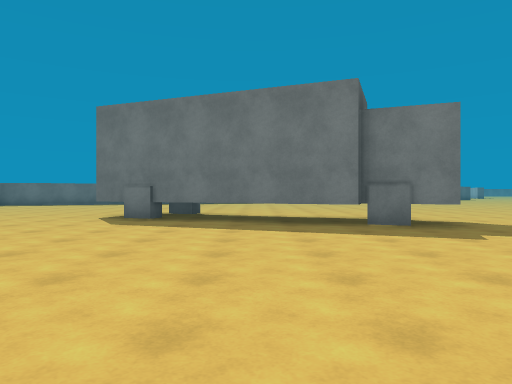
view 1 (above)

24 first-person views from a walk through a Unity game level. The camera is 1.2 m above the floor, looks level and sees 70° across. The floor is counted in squares, 2 m on a side. Each view is taken from the middle of a square. On the plan, view 1 faces up. The plan holds only what a view shows up to about 10 squares ahead; the rest is blank. The place goes on beyond the plan. The player is left out. Surface patterns are stand-ins for the level's own textures.

view 2
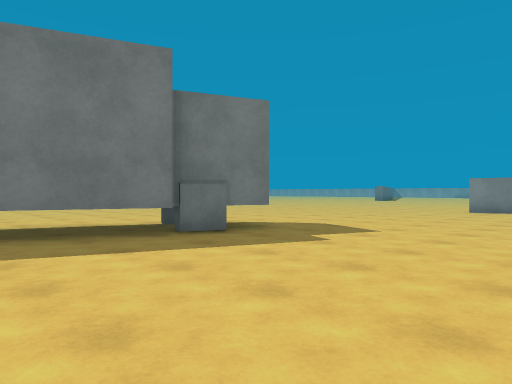

view 3
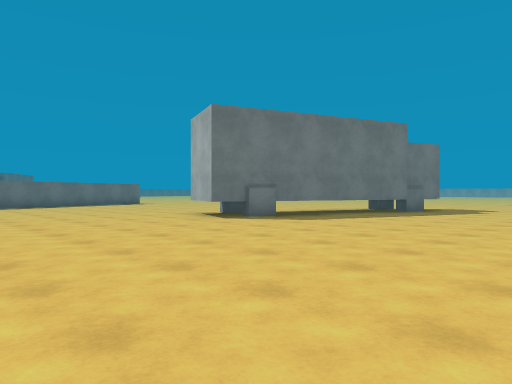

view 4
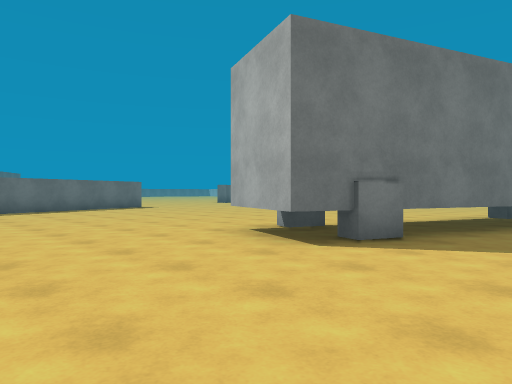

view 5
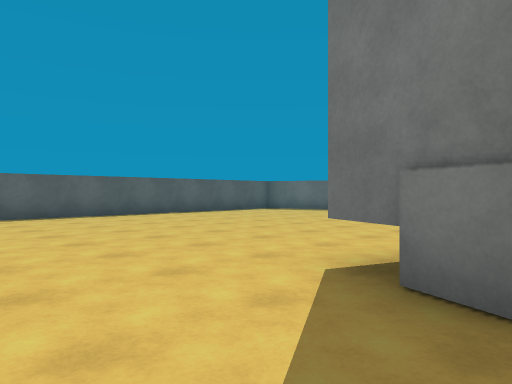

view 6
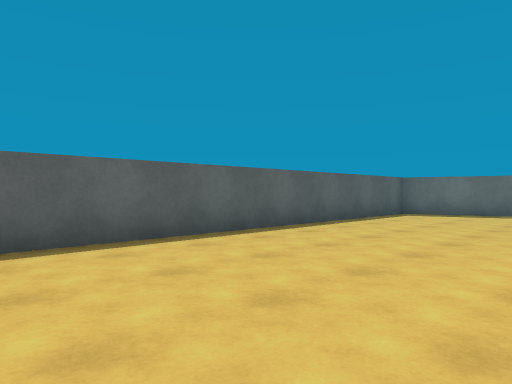

view 7
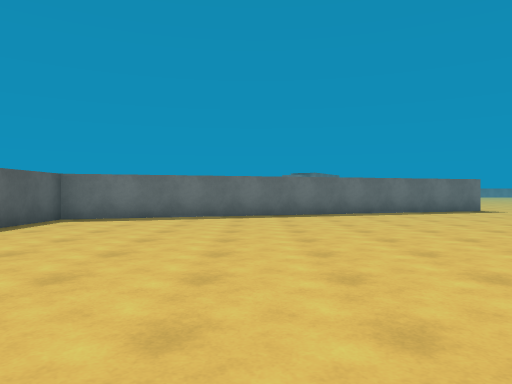

view 8
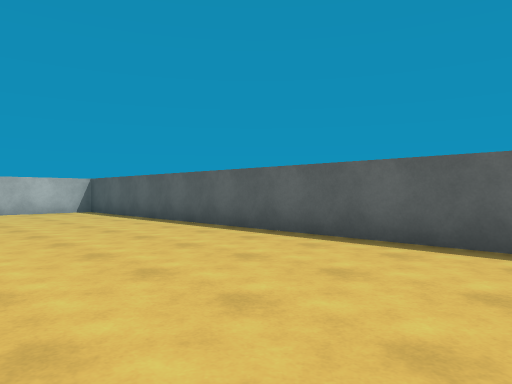

view 9
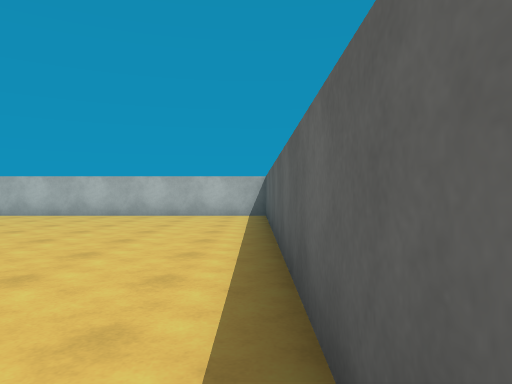

view 10
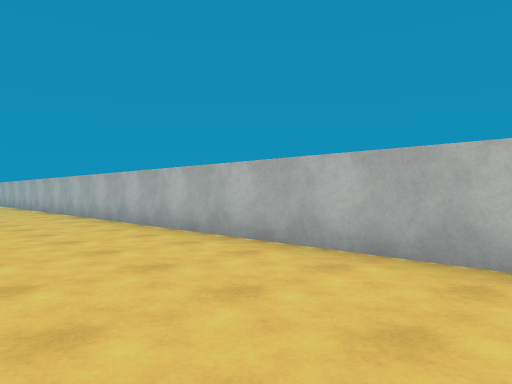

view 11
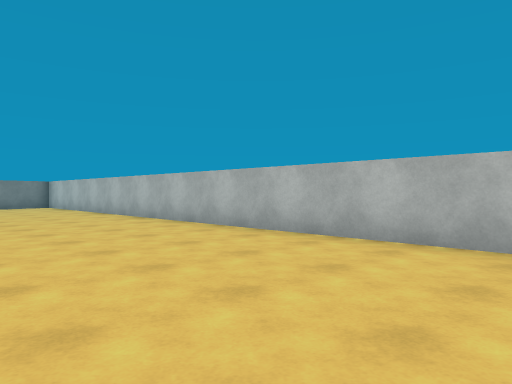

view 12
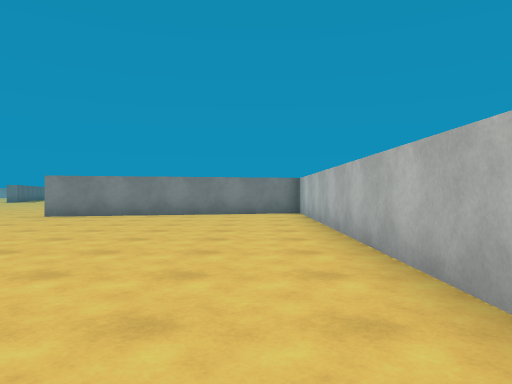

view 13
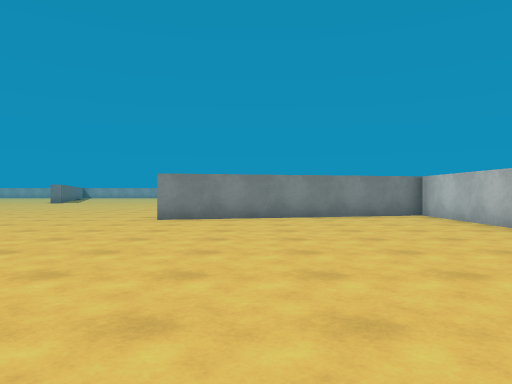

view 14
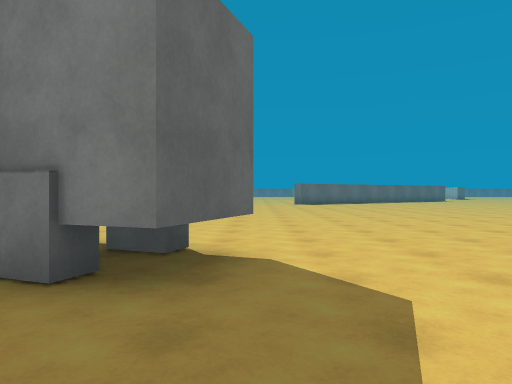

view 15
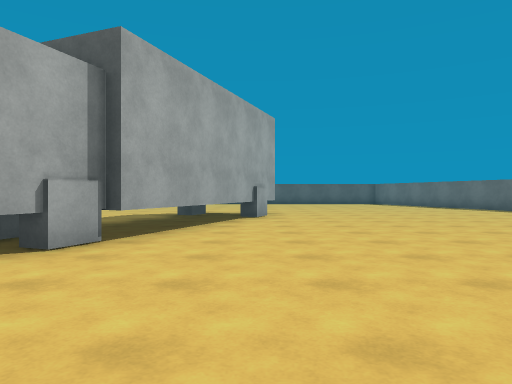

view 16
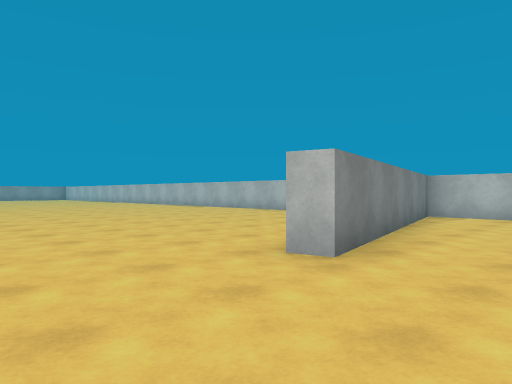

view 17
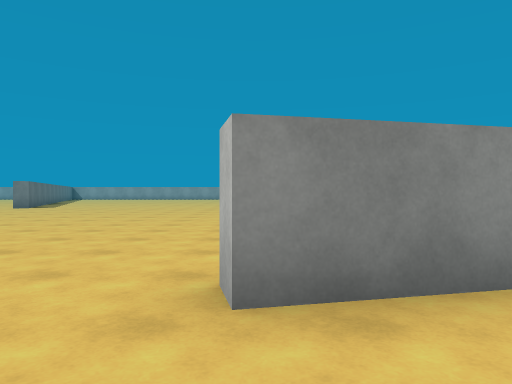

view 18
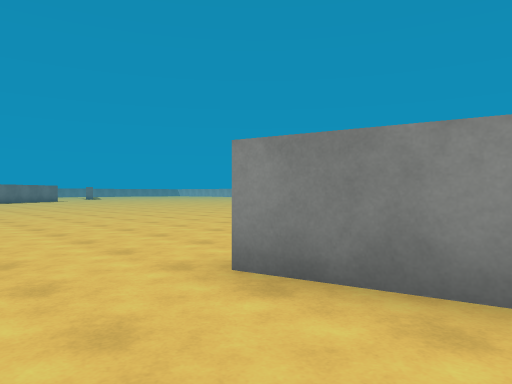

view 19
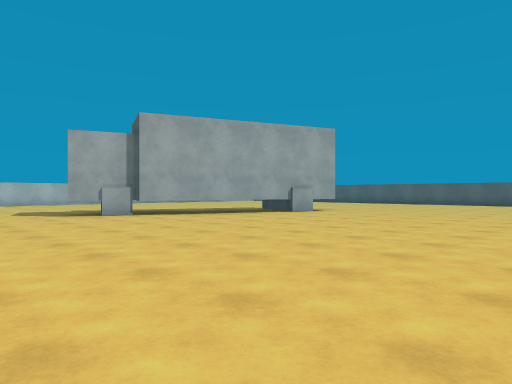

view 20
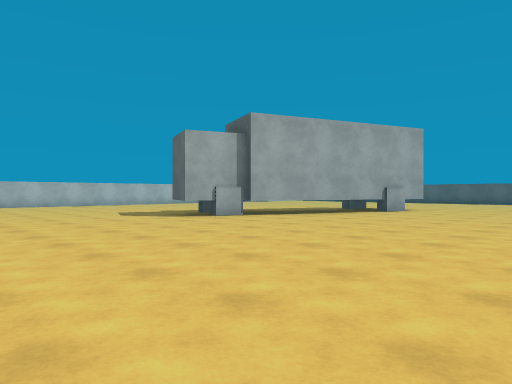

view 21
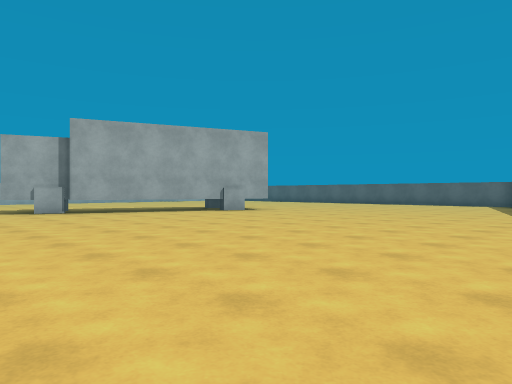

view 22
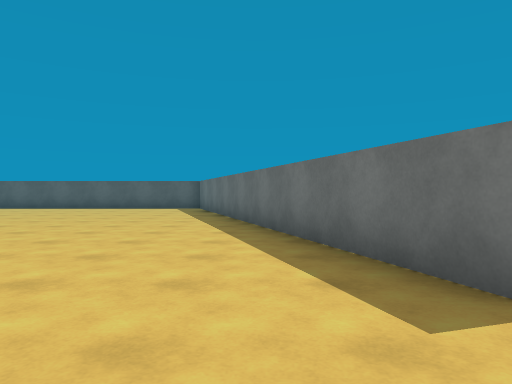

view 23
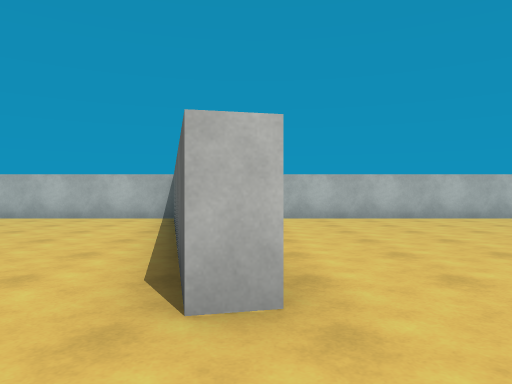

view 24
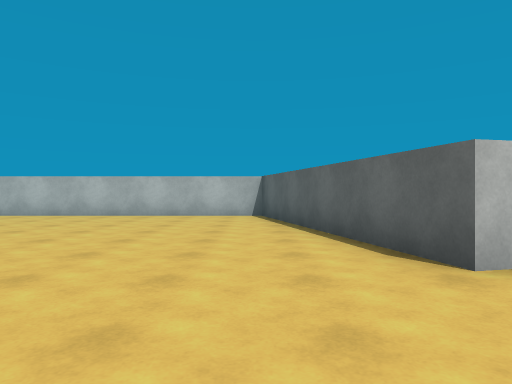

### Floor plan
Key: @ floor where view 1 was taken; # wall or solid block; . floor; B block; T thing the floor can be seen under or through.
Columns run from 12 left of view 1 to 20 right of it. Each row starts with its distance up from view 1.
 19          ####. ....
 18       ####.........
 17   #####.............
 16 ###.................
 15 #.....................
 14 #........................
 13 #.........................
 12 #..........................
 11 #........................... ...
 10 #........#B.......... ..........
  9 #........# TTT....... ..........
  8 #........BTTT TB................
  7 #............TB#................
  6 #................................
  5 #......................#.........
  4 #......................#........
  3 #......................##......
  2 #......  ...............#.....
  1 #.......................#......
  0 #...........@...........#.......
 -1 #.......................##......
 -2 #################################

Where each view was taken, in squares from view 1:
view 1: 0 up, 0 right, facing up
view 2: 2 up, 1 left, facing up-right
view 3: 2 up, 9 left, facing up-right
view 4: 6 up, 7 left, facing up-right
view 5: 6 up, 2 left, facing up-left
view 6: 6 up, 7 left, facing up-left
view 7: 8 up, 7 left, facing up
view 8: 10 up, 7 left, facing down-left
view 9: 8 up, 11 left, facing down
view 10: 2 up, 9 left, facing down-right
view 11: 3 up, 3 left, facing down-right
view 12: 0 up, 2 right, facing right
view 13: 3 up, 3 right, facing right
view 14: 4 up, 4 right, facing up
view 15: 10 up, 7 right, facing left
view 16: 8 up, 9 right, facing down-right
view 17: 5 up, 9 right, facing right
view 18: 3 up, 9 right, facing up-right
view 19: 17 up, 7 right, facing down-left
view 20: 15 up, 9 right, facing down-left
view 21: 19 up, 6 right, facing down-left
view 22: 18 up, 2 right, facing left
view 23: 7 up, 11 right, facing down
view 24: 8 up, 13 right, facing down
